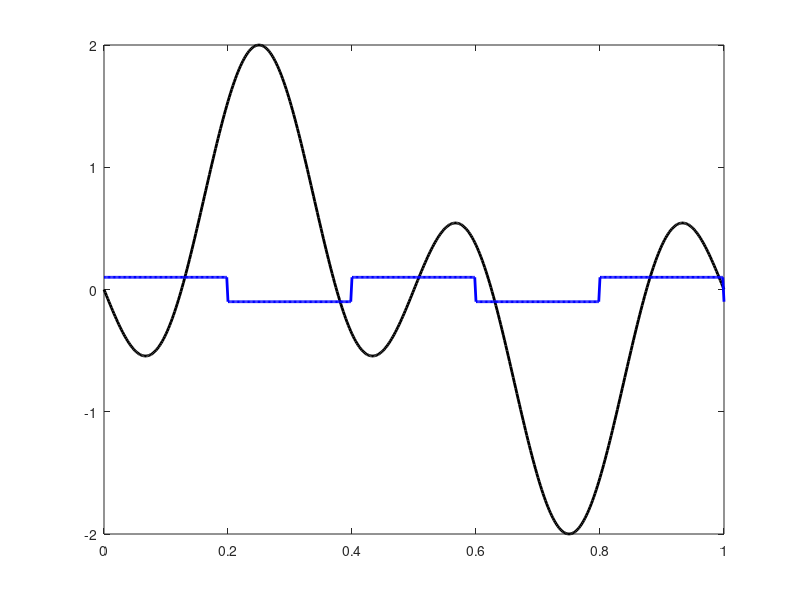

The MATLAB script that drew this image:
clc
close all
clear all

td=0.002;
t=[0:td:1];
xsig=sin(2*pi*t)-sin(6*pi*t);
ts=0.2;
delta=0.2;
Lsig=length(xsig);
if(rem(ts/td,1)==0)
    nfac=round(ts/td);
    p_zoh=ones(1,nfac);
    s_down=downsample(xsig,nfac);
    Num_it=length(s_down);
    s_DMout(1)=delta/2;
    for k=2:Num_it
        xvar=s_DMout(k-1);
        s_DMout(k)=xvar+delta*sign(s_down(k-1)-xvar);
    end
    S_DMout=kron(s_DMout,p_zoh);
else
    S_DMout=[];
end

figure(1);
sfig1=plot(t,xsig,'k',t,S_DMout(1:Lsig),'b');
set(sfig1,'LineWidth',2);
        
  
    